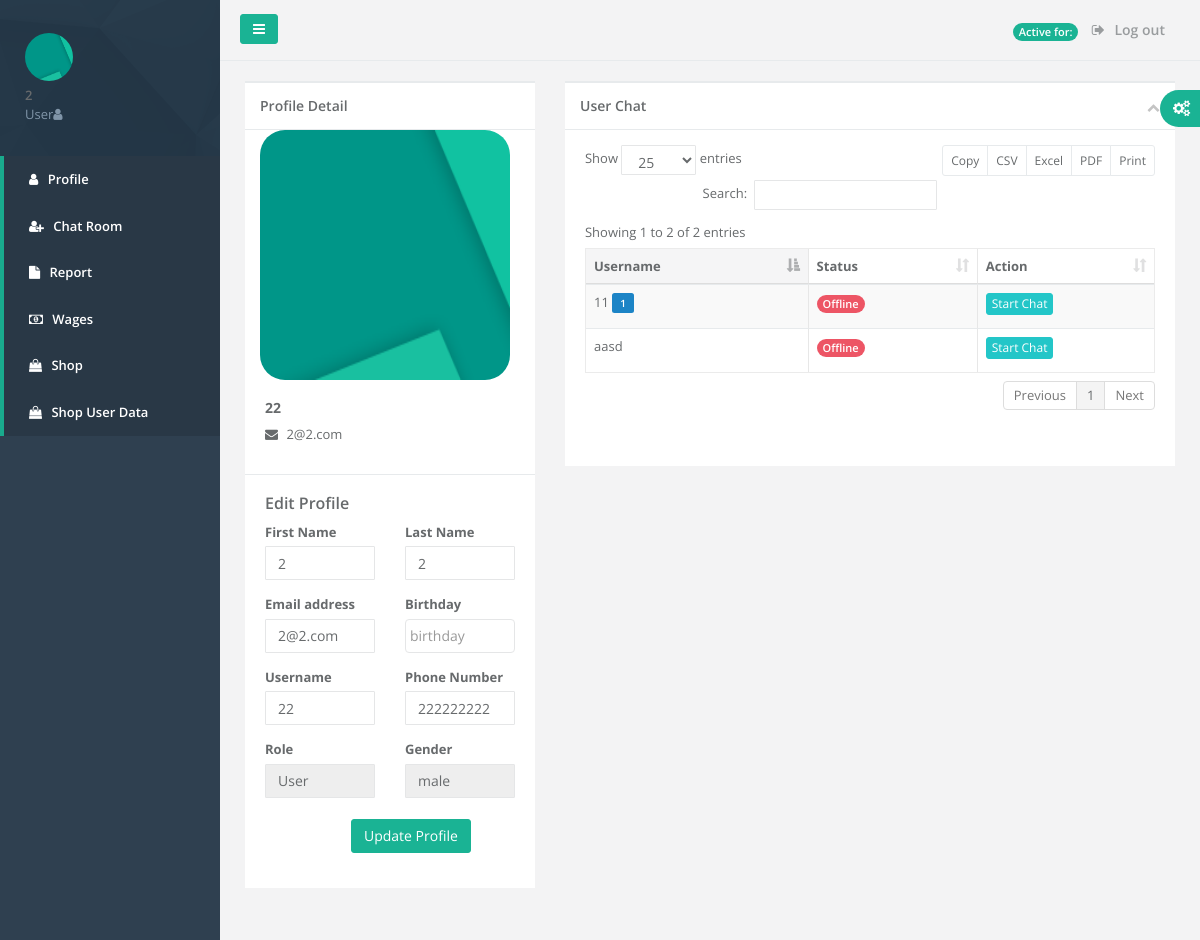
The page /profile.php (signed in) on the database its author committed.
### tables this page shows
CREATE TABLE `users` (
  `id` int(11) NOT NULL,
  `role` enum('Admin','User') NOT NULL,
  `name` varchar(50) NOT NULL,
  `surname` varchar(50) NOT NULL,
  `atesia` varchar(50) NOT NULL,
  `username` varchar(50) NOT NULL,
  `phone` varchar(20) NOT NULL,
  `birthday` date DEFAULT NULL,
  `email` varchar(50) NOT NULL,
  `password` varchar(200) NOT NULL,
  `gender` varchar(10) NOT NULL,
  `created_at` date DEFAULT NULL,
  `photo` varchar(250) NOT NULL
);

### profile.php (the view, shortened to what this page needs)
<?php
include('functions.php');
require('database.php');
$user_id_list = $_SESSION['id'];
$query_get_ids = "SELECT DISTINCT to_user_id FROM chat_message WHERE from_user_id='$user_id_list'";
$result_get_ids = mysqli_query($conn, $query_get_ids);
$ids_arr = array();
while ($row = mysqli_fetch_assoc($result_get_ids)) {
    $ids_arr[] = $row['to_user_id'];
}
$ids_string = implode("','", $ids_arr);
$query_list = "SELECT id, name, username FROM users WHERE id IN ('$ids_string')";
$result_list = mysqli_query($conn, $query_list);
$chat_list = array();
while ($row = mysqli_fetch_assoc($result_list)) {
    $tmp = array();
    $tmp["id"] = $row["id"];
    $tmp["name"] = $row["name"];
    $tmp["username"] = $row["username"];
    $chat_list[$row['id']] = $tmp;
}
?>
<!DOCTYPE html>
<html>
<head>
    <?php
    include "header.php";
    ?>
</head>
<body>
<div id="wrapper">
    <?php
        include "navbar.php";
        include "topbar.php";
    ?>
        <div class="wrapper wrapper-content">
            <div class="row animated fadeInRight">
                <div class="col-md-4">
                    <div class="ibox float-e-margins">
                        <div class="ibox-title">
                            <h5>Profile Detail</h5>
                        </div>
                        <div>
                            <div class="ibox-content no-padding border-left-right">
                                <div class="row profile_content_id">
                                    <div class="col-md-12">
                                        <div id="profile-container-user">
                                            <img class="photo_modifier_container" id="profileImage-user" src="<?= $user['photo'] ?>">
                                        </div>
                                    </div>
                                </div>
                            </div>
                            <div class="ibox-content profile-content">
                                <h4><strong><?= $user['username'] ?></strong></h4>
                                <p>
                                    <i class="fa fa-envelope"></i>
                                    <span style="margin-left: 5px;"><?= $user['email'] ?></span>
                                </p>
                            </div>
                            <div class="ibox-content">
                                <div class="row">
                                    <div class="col-md-12">
                                        <h3>Edit Profile</h3>
                                    </div>
                                </div>
                                <div class="row">
                                    <div class="col-md-6 pr-1">
                                        <div class="form-group">
                                            <label>First Name</label>
                                            <input type="text" id="name" name="name" class="form-control"
                                                   placeholder="Name" value="<?= $user['name'] ?>" required>
                                        </div>
                                    </div>
                                    <div class="col-md-6 pl-1">
                                        <div class="form-group">
                                            <label>Last Name</label>
                                            <input type="text" id="surname" name="surname" class="form-control"
                                                   placeholder="Last Name" value="<?= $user['surname'] ?>" required>
                                        </div>
                                    </div>
                                </div>
                                <div class="row">
                                    <div class="col-md-6 pr-1">
                                        <div class="form-group">
                                            <label>Email address</label>
                                            <input type="email" id="email" name="email" class="form-control"
                                                   placeholder="Email" value="<?= $user['email'] ?>" required>
                                        </div>
                                    </div>
                                    <div class="col-md-6 pr-1">
                                        <div class="form-group">
                                            <label>Birthday</label>
                                            <input type="text" id="birthday" name="birthday" class="form-control datepicker"
                                                   placeholder="birthday" value="<?= $user['birthday'] ?>" required>
                                        </div>
                                    </div>
                                </div>
                                <div class="row">
                                    <div class="col-md-6 pr-1">
                                        <div class="form-group">
                                            <label>Username</label>
                                            <input type="text" id="username" name="username" class="form-control"
                                                   placeholder="Email" value="<?= $user['username'] ?>" required>
                                        </div>
                                    </div>
                                    <div class="col-md-6 pr-1">
                                        <div class="form-group">
                                            <label>Phone Number</label>
                                            <input type="text" id="phonenum" name="phonenum" class="form-control"
                                                   placeholder="birthday" value="<?= $user['phone'] ?>" required>
                                        </div>
                                    </div>
                                </div>
                                <div class="row">
                                    <div class="col-md-6 pr-1">
                                        <div class="form-group">
                                            <label>Role</label>
                                            <input type="text" class="form-control" value="<?= $user['role'] ?>"
                                                   disabled>
                                        </div>
                                    </div>
                                    <div class="col-md-6 px-1">
                                        <div class="form-group">
                                            <label>Gender</label>
                                            <input type="text" class="form-control" value="<?= $user['gender'] ?>"
                                                   disabled>
                                        </div>
                                    </div>
                                </div>
                                <div class="row user_submit_button" >
                                    <div class="col-md-12">
                                        <button type="submit" class="btn btn-primary btn-round"
                                                onclick="userUpdate('<?= $user['id'] ?>')">Update Profile
                                        </button>
                                    </div>
                                </div>
                            </div>
                        </div>
                    </div>
                </div>
                <div class="col-md-8">
                    <div class="ibox float-e-margins">
                        <div class="ibox-title">
                            <h5>User Chat</h5>
                            <div class="ibox-tools">
                                <a class="collapse-link">
                                    <i class="fa fa-chevron-up"></i>
                                </a>
                            </div>
                        </div>
                        <div class="ibox-content">
                            <div class="table-responsive">
                                <table class="table table-striped table-bordered table-hover dataTables-example">
                                    <thead>
                                    <tr>
                                        <th>Username</th>
                                        <th>Status</th>
                                        <th>Action</th>
                                    </tr>
                                    </thead>
                                    <tbody>
                                    <?php
                                    foreach ($chat_list as $key => $row) {
                                        $status = '';
                                        $current_timestamp = strtotime(date("Y-m-d H:i:s") . '- 10 second');
                                        $current_timestamp = date('Y-m-d H:i:s', $current_timestamp);
                                        $user_last_activity = fetch_user_last_activity($row['id'], $conn);
                                        if (strtotime($user_last_activity) > strtotime($current_timestamp)) {
                                            $status = '<span class="badge badge-primary">Online</span>';
                                        } else {
                                            $status = '<span class="badge badge-danger">Offline</span>';
                                        }
                                        ?>
                                        <tr>
                                            <td><?= $row['username'] . ' ' . count_unseen_message($row['id'], $_SESSION['id'], $conn) ?></td>
                                            <td><?= $status ?></td>
                                            <td>
                                                <button type="button"
                                                        class="btn btn-info btn-xs start_chat"
                                                        data-touserid="<?= $row['id'] ?>"
                                                        data-tousername="<?= $row['name'] ?>">
                                                    Start Chat
                                                </button>
                                            </td>
                                        </tr>
                                    <?php } ?>
                                    </tbody>
                                </table>
                            </div>
                </div>
            </div>
        </div>
    </div>
</div>
</div>
</body>
</html>

### header.php (shortened to what this page needs)
<link href="css/bootstrap.min.css" rel="stylesheet">
<link href="font-awesome/css/font-awesome.css" rel="stylesheet">
<link href="css/plugins/dataTables/datatables.min.css" rel="stylesheet">
<link href="css/plugins/iCheck/custom.css" rel="stylesheet">
<link href="css/animate.css" rel="stylesheet">
<link href="css/plugins/dropzone/basic.css" rel="stylesheet">
<link href="css/plugins/dropzone/dropzone.css" rel="stylesheet">
<link href="css/plugins/jasny/jasny-bootstrap.min.css" rel="stylesheet">
<link href="css/plugins/codemirror/codemirror.css" rel="stylesheet">
<link href="css/style.css" rel="stylesheet">
<link rel="stylesheet" href="https://code.jquery.com/ui/1.11.1/themes/smoothness/jquery-ui.css" />
<link rel="stylesheet" href="//code.jquery.com/ui/1.12.1/themes/base/jquery-ui.css">
<link href="css/datepicker3.css" rel="stylesheet">
<link href="css/daterangepicker-bs3.css" rel="stylesheet">
<link href="css/plugins/select2/select2.min.css" rel="stylesheet">

### navbar.php (shortened to what this page needs)
<?php
require('database.php');
$user_id = $_SESSION['id'];
$query ="SELECT * FROM users WHERE id= '$user_id'";
$result = mysqli_query($conn, $query);
$user = mysqli_fetch_assoc($result);
?>
<nav class="navbar-default navbar-static-side" role="navigation">
    <div class="sidebar-collapse">
        <ul class="nav metismenu" id="side-menu">
            <li class="nav-header">
                        <span>
                            <img alt="image" class="img-circle" src="<?= $user['photo']?>"/>
                        </span>
                <span class="clear"> <span class="block m-t-xs"> <strong class="font-bold"><?= $_SESSION['name']?></strong>
                             </span> <span class="text-muted text-xs block"><?= $user['role']?><b class="fa fa-user"></b></span> </span>
            </li>
            <li class="active">
                <a href="profile.php"><i class="fa fa-user"></i> <span class="nav-label">Profile</span></a>
            </li>
            <li class="active">
                <a href="chat_room.php"><i class="fa fa-user-plus"></i> <span class="nav-label">Chat Room</span></a>
            </li>
            <li class="active">
                <a href="report.php"><i class="fa fa-file"></i> <span class="nav-label">Report</span></a>
            </li>
            <li class="active">
                <a href="index.php"><i class="fa fa-money"></i> <span class="nav-label">Wages</span></a>
            </li>
            <li class="active">
                <a href="shop.php"><i class="fa fa-shopping-bag"></i> <span class="nav-label">Shop</span></a>
            </li>
            <li class="active">
                <a href="shop_user_data.php"><i class="fa fa-shopping-bag"></i> <span class="nav-label">Shop User Data</span></a>
            </li>
        </ul>
    </div>
</nav>

### topbar.php (shortened to what this page needs)
<div id="page-wrapper" class="gray-bg">
    <div class="row border-bottom">
        <nav class="navbar navbar-static-top" role="navigation" style="margin-bottom: 0">
            <div class="navbar-header">
                <a class="navbar-minimalize minimalize-styl-2 btn btn-primary " href="#"><i class="fa fa-bars"></i>
                </a>
            </div>
            <ul class="nav navbar-top-links navbar-right">
                <li>
                    <span class="badge badge-primary">
                        Active for: <span id="active_time"></span>
                    </span>
                </li>
                <li>
                    <a href="logout.php">
                        <i class="fa fa-sign-out"></i> Log out
                    </a>
                </li>
            </ul>
        </nav>
    </div>

### functions.php (shortened to what this page needs)
<?php
function fetch_user_last_activity($user_id, $conn)
{
    $query_fetch_activity = "SELECT * FROM login_details
                    WHERE user_id = '$user_id'
                    ORDER BY last_activity DESC
                    LIMIT 1
                    ";
    $fetch_activity_statement = mysqli_query($conn, $query_fetch_activity);
    $result_fetch_activity = mysqli_fetch_all($fetch_activity_statement, MYSQLI_ASSOC);
    foreach($result_fetch_activity as $row)
    {
        return $row['last_activity'];
    }
}
function count_unseen_message($from_user_id, $to_user_id, $conn)
{
    $query = "SELECT status FROM chat_message
              WHERE from_user_id = '$from_user_id'
              AND to_user_id = '$to_user_id'
              AND status = '1'
              ";
    $statement = mysqli_query($conn, $query);
    $count = mysqli_fetch_assoc($statement);
    $output = '';
    if($count > 0)
    {
        $output = '<span class="label label-success">'.$count["status"].'</span>';
    }
    return $output;
}
?>

### css/datepicker3.css (style rules this page uses)
.datepicker { padding: 4px; border-radius: 4px; direction: ltr; }

### rows shown on the page
users: photo (picture), role "User", username "22", email "2@2.com", name "2", surname "2", phonenum "222222222", gender "male"
users: username "aasd", shows "Offline"
users: username "11", status "1", shows "Offline"

### other values the page prints
$_SESSION['name'] "2"
